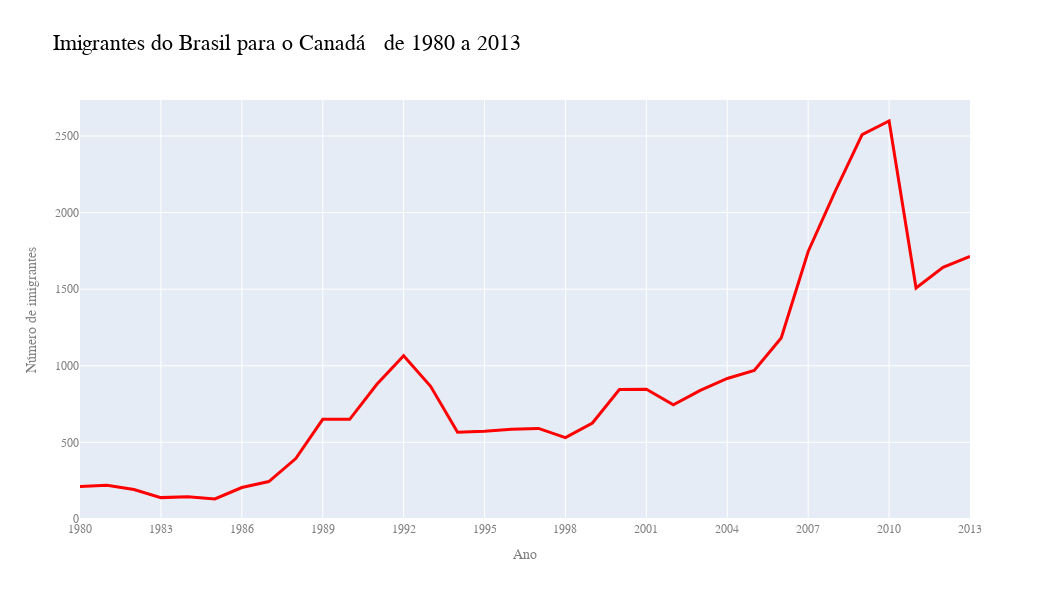

Notebook source saved alongside this figure:
### Code cell
fig = px.line(dados_brasil,
              x='ano',
              y='imigrantes',
              title='Imigrantes do Brasil para o Canadá \n de 1980 a 2013')
fig.update_layout(width=1050,
                  height=600,
                  font_family='Arial',
                  font_color='grey',
                  title_font_color='black',
                  title_font_size=22,
                  xaxis_title='Ano',
                  yaxis_title='Número de imigrantes')
fig.update_traces(line_color='red', line_width=3)
fig.update_xaxes(tickangle=0)
fig.update_xaxes(nticks=14)
fig.show()

### Figure 1 — Plotly figure (JSON) as saved in the notebook; plotly's stock layout.template omitted (floating-point values rounded to 4 significant figures)
{"data": [{"hovertemplate": "ano=%{x}<br>imigrantes=%{y}<extra></extra>", "legendgroup": "", "line": {"color": "red", "dash": "solid", "width": 3}, "marker": {"symbol": "circle"}, "mode": "lines", "name": "", "orientation": "v", "showlegend": false, "type": "scatter", "x": ["1980", "1981", "1982", "1983", "1984", "1985", "1986", "1987", "1988", "1989", "1990", "1991", "1992", "1993", "1994", "1995", "1996", "1997", "1998", "1999", "2000", "2001", "2002", "2003", "2004", "2005", "2006", "2007", "2008", "2009", "2010", "2011", "2012", "2013"], "xaxis": "x", "y": [211, 220, 192, 139, 145, 130, 205, 244, 394, 650, 650, 877, 1066, 866, 566, 572, 586, 591, 531, 626, 845, 847, 745, 839, 917, 969, 1181, 1746, 2138, 2509, 2598, 1508, 1642, 1714], "yaxis": "y"}], "layout": {"font": {"color": "grey", "family": "Arial"}, "height": 600, "legend": {"tracegroupgap": 0}, "title": {"font": {"color": "black", "size": 22}, "text": "Imigrantes do Brasil para o Canadá \n de 1980 a 2013"}, "width": 1050, "xaxis": {"anchor": "y", "domain": [0, 1], "nticks": 14, "tickangle": 0, "title": {"text": "Ano"}}, "yaxis": {"anchor": "x", "domain": [0, 1], "title": {"text": "Número de imigrantes"}}}}
